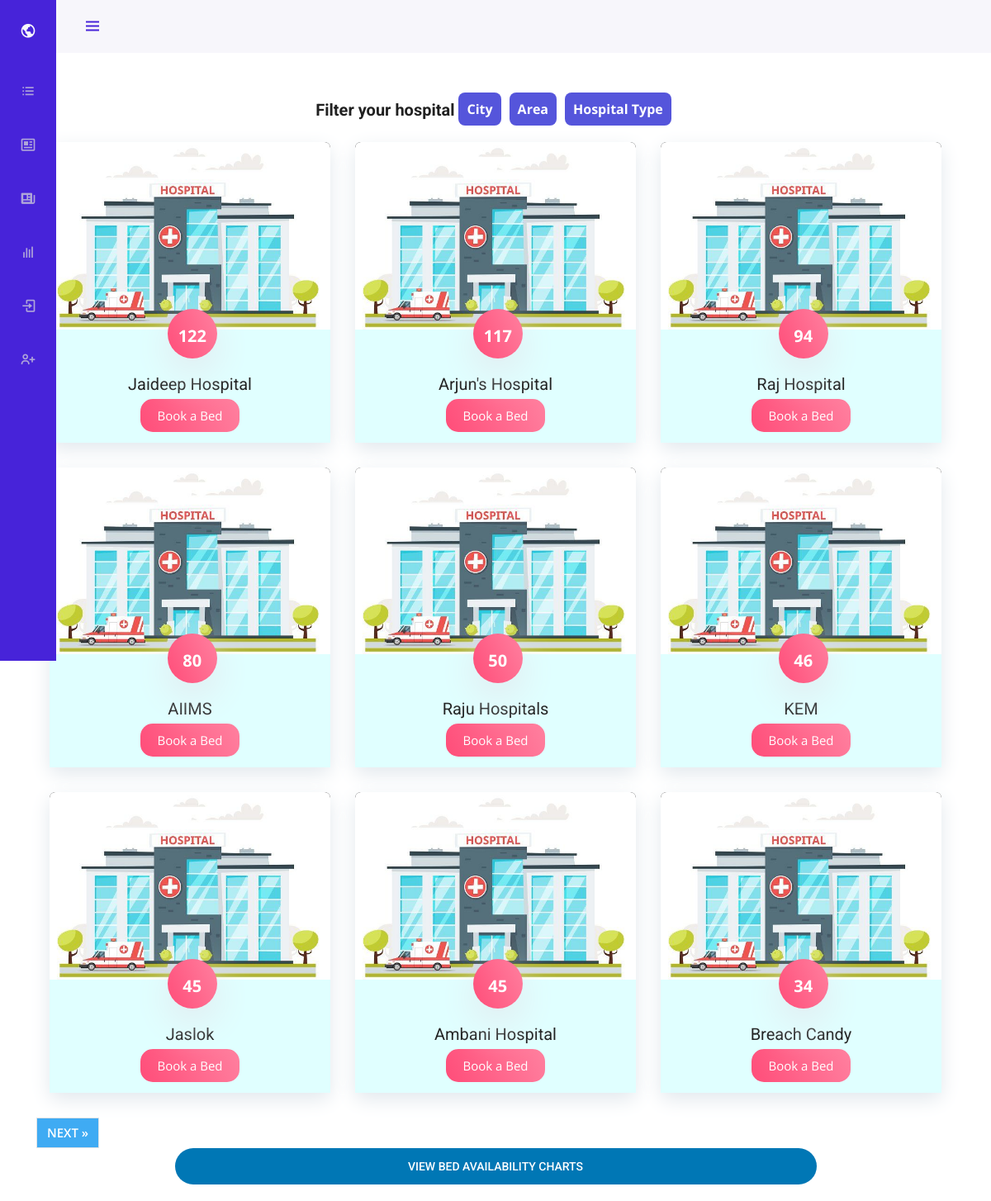
Screenshot of /all with the database file from the repository.
### blog/models.py (models this page shows, shortened)
class Post(models.Model):
    name = models.CharField(max_length = 100)
    content = models.TextField()
    type = models.CharField(max_length = 100, default="Dedicated covid hospital")
    proof = models.ImageField(default='default.jpg',upload_to='hosp_proofs')
    author = models.ForeignKey(User, on_delete=models.CASCADE)
    city = models.CharField(max_length=100, default="Mumbai")
    address = models.TextField(default="Maharashtra")
    area =models.CharField(max_length=100, default="Andheri")
    covid_cap=models.IntegerField(default=0)
    norm_cap = models.IntegerField(default=0)
    img1 = models.ImageField(default='default.jpg',upload_to='hosp_imgs')
    img2 = models.ImageField(default='default.jpg',upload_to='hosp_imgs')
    img3 = models.ImageField(default='default.jpg',upload_to='hosp_imgs')

### blog/views.py (the view)
# urls.py: 2. Add a URL to urlpatterns:  path('', views.home, name='home')
def home(request):
    posts = Post.objects.all().order_by("-covid_cap")
    if request.method== 'POST':
        form = Search(request.POST)
        if form.is_valid():
            cats = form.cleaned_data.get('search')
            return redirect("home-search", cats)
    form = Search()
    paginator = Paginator(posts, 9)
    page = request.GET.get('page')
    try:
        post_list = paginator.page(page)
    except PageNotAnInteger:
        post_list = paginator.page(1)
    except EmptyPage:
        post_list = paginator.page(paginator.num_pages)
    context={
        'page': page,
        'post_list': post_list,
        'search_form': form,
    }
    return render(request, 'blog/home.html', context)

### blog/templates/blog/home.html (shortened to what this page needs)
{% extends "blog/navbase.html" %} {% load crispy_forms_tags %}
{% block content %}
<div
  class="col-md-12"
  style="display: grid; grid-template-columns: auto auto"
  class="container"
>
<div class="row">
  {% for post in post_list %}
  <div class="col-lg-4 col-md-6 col-xs-12">
    <div class="blog-item">
      <div class="blog-image">
        <a href="{% url 'post-detail' post.id %}">
          <img class="img-fluid" src="../../../media/default2.jpg" alt="" />
        </a>
      </div>
      <div class="descr">
        <div class="icon">
          <p style="font-size: 20px; font-weight: 700;" class="bed_count">{{ post.covid_cap }}</p>
        </div>
        <h3 class="title">
          <a href="{% url 'post-detail' post.id %}"> {{ post.name }} </a>
        </h3>
        <a class="book_btn" href="{% url 'post-detail' post.id %}" class="main-button">Book a Bed</a>
      </div>
    </div>
  </div>
  {% endfor %}
  {% if post_list.has_other_pages %}
    <ul class="pagination justify-content-center">
       {% if post_list.has_next %}
      <li>
        <a href="?page={{ post_list.next_page_number }}" class="page-link">
          NEXT &raquo;</a
        >
      </li>
      {% endif %}
    </ul>
     {% endif %}
  <button onclick="location.href = '/chart';" src="{% url 'blog-chart' %}" style="width: 70%; margin-left: 15%; margin-right: 15%; margin-bottom: 20px; padding-left: 0; padding-right: 0;" class="btn">View Bed Availability Charts</button>
</div>
{% endblock content %}

### blog/static/blog/css/nav.css (style rules this page uses)
:root { --header-height: 3rem; --nav-width: 68px; --first-color: #4723D9; --first-color-light: #AFA5D9; --white-color: #F7F6FB; --body-font: 'Nunito', sans-serif; --normal-font-size: 1rem; --z-fixed: 100; }
*,::before,::after { box-sizing: border-box; }
html { height: 100vh !important; }
body { position: relative; margin: 0 0 0 0; padding: 0 ; font-family: var(--body-font); font-size: var(--normal-font-size); transition: .5s; }
a { text-decoration: none; }
@media screen and (min-width: 768px) { body { margin: 0 0 0 0; padding-left: 0 + 2rem); } }

### blog/static/blog/main.css (style rules this page uses)
html { overflow-x: hidden; }
body { background: #fff; font-size: 15px; font-weight: 400; font-family: 'Open Sans', sans-serif; -webkit-box-sizing: border-box; -moz-box-sizing: border-box; box-sizing: border-box; -webkit-font-smoothing: subpixel-antialiased; color: #212121; line-height: 25px; -webkit-backface-visibility: hidden; backface-visibility: hidden; overflow-x: hidden; }
h1, h2, h3, h4, h5 { font-size: 36px; font-weight: 700; font-family: 'Roboto', sans-serif; }
a { -webkit-transition: all 0.2s linear; -moz-transition: all 0.2s linear; -o-transition: all 0.2s linear; transition: all 0.2s linear; }
p { font-weight: 400; font-family: 'Open Sans', sans-serif; margin: 0px; font-size: 14px; }
ul, ol { list-style: outside none none; margin: 0; padding: 0; }
ul li, ol li { list-style: none; }
.btn { font-size: 14px; padding: 10px 30px; line-height: 22px; border-radius: 30px; font-family: 'Roboto', sans-serif; cursor: pointer; font-weight: 500; color: #fff; background-color: #0077B5; text-transform: uppercase; -webkit-transition: all 0.2s linear; -moz-transition: all 0.2s linear; -o-transition: all 0.2s linear; transition: all 0.2s linear; display: inline-block; }
.blog-item { background-color: #fff; border-radius: 7px; margin-bottom: 30px; text-align: center; box-shadow: 0 8px 24px #E2E8ED; -webkit-transition: all 300ms ease-in-out; -moz-transition: all 300ms ease-in-out; transition: all 300ms ease-in-out; }
.blog-item .blog-image { width: 100%; max-width: 370px; position: relative; overflow: hidden; }
.blog-item .blog-image img { background: #000; border-top-left-radius: 7px; border-top-right-radius: 7px; -webkit-transform: scale(1); -moz-transform: scale(1); -ms-transform: scale(1); -o-transform: scale(1); transform: scale(1); -webkit-transition: all 300ms ease-in-out; -moz-transition: all 300ms ease-in-out; transition: all 300ms ease-in-out; }
.blog-item .icon { position: absolute; top: -25px; left: 42%; background-image: linear-gradient(65deg, #FF4D79 0, #FF809F 100%); color: #ffffff; display: block; font-size: 26px; box-shadow: 0 16px 48px #E2E8ED; width: 60px; height: 60px; line-height: 65px; border-radius: 30px; }
.blog-item .descr { padding: 50px 25px 20px; color: #212121; position: relative; background: lightcyan ; }
.blog-item .descr h3 { line-height: 22px; margin-bottom: 15px; }
.blog-item .descr h3 a { font-weight: 400; text-align: center; font-size: 20px; color: #212121; -webkit-transition: all 300ms ease-in-out; -moz-transition: all 300ms ease-in-out; transition: all 300ms ease-in-out; }

### blog/templates/blog/home.html (style rules this page uses)
.book_btn { background-image: linear-gradient(65deg, #FF4D79 0, #FF809F 100%); padding: 10px 20px; border-radius: 15px; margin-top: 10px; color: #fff; transition: background-image 1s; }
a.page-link { background-color: rgb(63, 171, 243); font-weight: 600; color: #fff; }

### rows the page displays
Post: covid_cap "122", name "Jaideep Hospital"
Post: covid_cap "117", name "Arjun's Hospital"
Post: covid_cap "94", name "Raj Hospital"
Post: covid_cap "80", name "AIIMS"
Post: covid_cap "50", name "Raju Hospitals"
Post: covid_cap "46", name "KEM"
Post: covid_cap "45", name "Jaslok"
Post: covid_cap "45", name "Ambani Hospital"
Post: covid_cap "34", name "Breach Candy"
